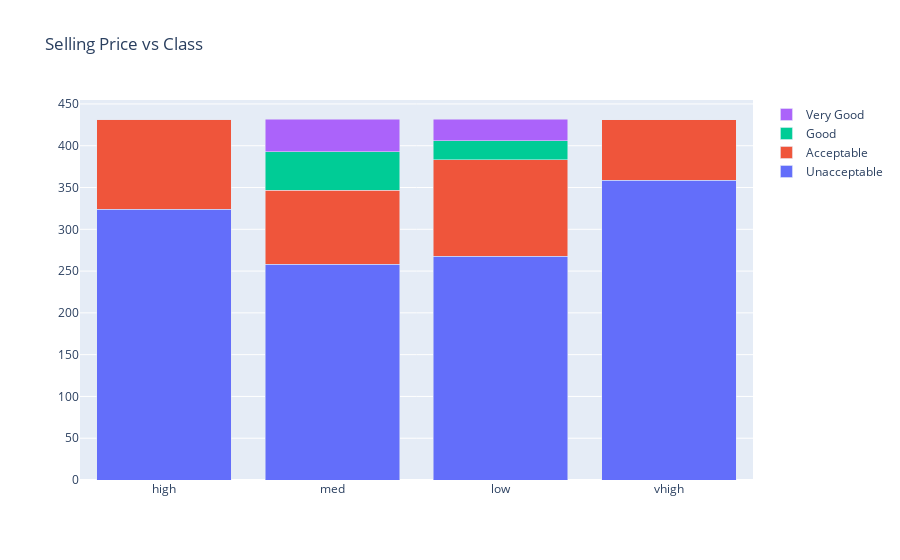

Write notebook code for a chart like this one.
### Code cell
data = [
    go.Bar(
        x=a[0].index,
        y=buy['unacc'],
        name='Unacceptable'
    ),
    go.Bar(
        x=a[0].index,
        y=buy['acc'],
        name='Acceptable'
    ),
    go.Bar(
        x=a[0].index,
        y=buy['good'],
        name='Good'
    ),
    go.Bar(
        x=a[0].index,
        y=buy['vgood'],
        name='Very Good'
    )

]

layout = go.Layout(
    barmode='stack',
    title='Selling Price vs Class'
)

fig = go.Figure(data=data, layout=layout)
py.iplot(fig, filename='distri')

### Figure 1 — Plotly figure (JSON) as saved in the notebook; plotly's stock layout.template omitted (floating-point values rounded to 4 significant figures)
{"data": [{"name": "Unacceptable", "x": ["high", "med", "low", "vhigh"], "y": [324, 258, 268, 359], "type": "bar"}, {"name": "Acceptable", "x": ["high", "med", "low", "vhigh"], "y": [108, 89, 115, 72], "type": "bar"}, {"name": "Good", "x": ["high", "med", "low", "vhigh"], "y": [0, 46, 23, 0], "type": "bar"}, {"name": "Very Good", "x": ["high", "med", "low", "vhigh"], "y": [0, 39, 26, 0], "type": "bar"}], "layout": {"barmode": "stack", "title": {"text": "Selling Price vs Class"}}}
